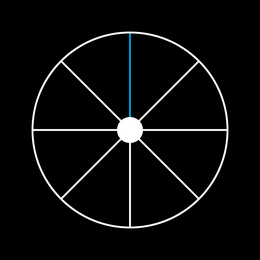
%> input picture Meilenstein05/src/Aufgabe_02/rad.png, 260 x 260 px, shrunk from 756 x 756 before the run
$ octave auv_05_Aufgabe_2.m   (GNU Octave 9; MATLAB toolbox functions it lacks are replaced by stand-ins)
%> lines starting %> are read from the running program, lines starting %| are printed output that depends on the picture
%created by Patrick Felschen, Julian Voss
%Lecture: Audio und Videotechnik

clc;
clear;
close all;

framerate = 25;
length = 3; %in Sekunden

v = VideoWriter('auv_05_Aufgabe_2.mp4', 'MPEG-4');

v.FrameRate = framerate;

open(v);

I = imread('rad.png');
%> I is the input picture: size 260x260x3 uint8; mean R, G, B 10.5, 10.9, 11

rad1 = I;
rad2 = I;
rad3 = I;
rad4 = I;
rad5 = I;
rad6 = I;

% 1 Raddrehung = 360/25
for i=1:framerate*length
    rad1 = imrotate(rad1, -360/25, 'bilinear', 'crop'); %1 Umdrehung pro Sekunde
    rad2 = imrotate(rad2, (-360/25)/2, 'bilinear', 'crop'); %1/2 Umdrehung pro Sekunde
    rad3 = imrotate(rad3, (-360/25)*(framerate + 1), 'bilinear', 'crop'); %Mehr als eine Umdrehung pro Frame
    rad4 = imrotate(rad4, -360, 'bilinear', 'crop'); %1 Umdrehung pro Frame
    rad5 = imrotate(rad5, (-360/25)*(framerate - 0.5), 'bilinear', 'crop'); %Fast eine Umdrehung pro Frame
    rad6 = imrotate(rad6, (-360/25)*(framerate - 1), 'bilinear', 'crop');%Etwas weniger als vorher, dadurch wirkt die Drehung schneller

    tile = imtile({rad1,rad2,rad3,rad4,rad5,rad6}, [2 3]);

    writeVideo(v, tile);
end
%> this loop made 75 passes
%> pass 1, `rad1 = imrotate(rad1, -360/25, 'bilinear', 'crop');`:
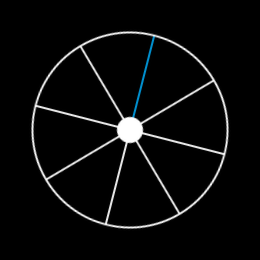
%> rad1: size 260x260x3 uint8; mean R, G, B 10.5, 10.9, 11; mean of the top-left, top-right, bottom-left and bottom-right quarters 11.1, 9.9, 11.1, 11.1
%> pass 1, `rad2 = imrotate(rad2, (-360/25)/2, 'bilinear', 'crop');`:
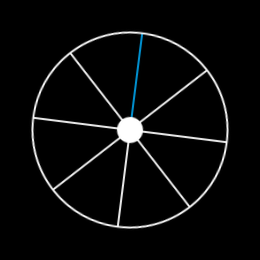
%> rad2: size 260x260x3 uint8; mean R, G, B 10.5, 10.9, 11; mean of the top-left, top-right, bottom-left and bottom-right quarters 11.1, 9.9, 11.1, 11.1
%> pass 1, `rad5 = imrotate(rad5, (-360/25)*(framerate - 0.5), 'bilinear', 'crop');`:
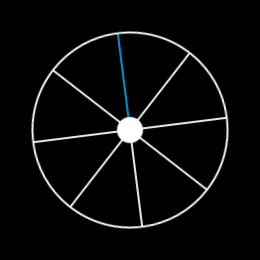
%> rad5: size 260x260x3 uint8; mean R, G, B 10.5, 10.9, 11; mean of the top-left, top-right, bottom-left and bottom-right quarters 9.9, 11.1, 11.1, 11.1
%> pass 1, `rad6 = imrotate(rad6, (-360/25)*(framerate - 1), 'bilinear', 'crop');`:
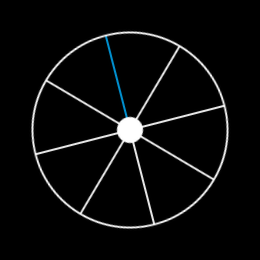
%> rad6: size 260x260x3 uint8; mean R, G, B 10.5, 10.9, 11; mean of the top-left, top-right, bottom-left and bottom-right quarters 9.9, 11.1, 11.1, 11.1
%> after the loop:
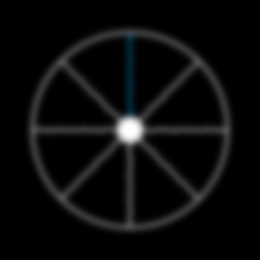
%> rad1: size 260x260x3 uint8; mean R, G, B 10.7, 11, 11.2
%> after the loop:
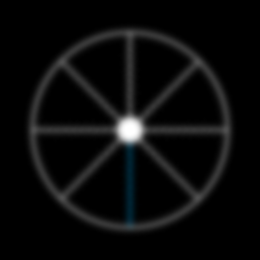
%> rad2: size 260x260x3 uint8; mean R, G, B 10.6, 11, 11.2

close(v);
